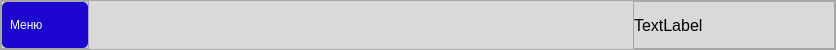
       <widget class="QFrame" name="frame">
        <property name="geometry">
         <rect>
          <x>0</x>
          <y>0</y>
          <width>836</width>
          <height>50</height>
         </rect>
        </property>
        <property name="minimumSize">
         <size>
          <width>0</width>
          <height>50</height>
         </size>
        </property>
        <property name="maximumSize">
         <size>
          <width>16777215</width>
          <height>50</height>
         </size>
        </property>
        <property name="styleSheet">
         <string notr="true">background-color: rgb(217, 217, 217);</string>
        </property>
        <property name="frameShape">
         <enum>QFrame::StyledPanel</enum>
        </property>
        <property name="frameShadow">
         <enum>QFrame::Raised</enum>
        </property>
        <layout class="QHBoxLayout" name="horizontalLayout_2">
         <property name="leftMargin">
          <number>0</number>
         </property>
         <property name="topMargin">
          <number>0</number>
         </property>
         <property name="rightMargin">
          <number>0</number>
         </property>
         <property name="bottomMargin">
          <number>0</number>
         </property>
         <item alignment="Qt::AlignLeft">
          <widget class="QFrame" name="frame_5">
           <property name="frameShape">
            <enum>QFrame::StyledPanel</enum>
           </property>
           <property name="frameShadow">
            <enum>QFrame::Raised</enum>
           </property>
           <layout class="QHBoxLayout" name="horizontalLayout_3">
            <property name="leftMargin">
             <number>0</number>
            </property>
            <property name="topMargin">
             <number>0</number>
            </property>
            <property name="rightMargin">
             <number>0</number>
            </property>
            <property name="bottomMargin">
             <number>0</number>
            </property>
            <item>
             <widget class="QPushButton" name="menu_button">
              <property name="sizePolicy">
               <sizepolicy hsizetype="Fixed" vsizetype="Fixed">
                <horstretch>0</horstretch>
                <verstretch>0</verstretch>
               </sizepolicy>
              </property>
              <property name="styleSheet">
               <string notr="true">QPushButton {
	font: 10pt &quot;Arial&quot;;
	text-align: left;
	padding: 8px;
	background-color: #1c05cf;
	color: #ffffff;
	border-radius: 5px;
	width: 70px;
	height: 30px;

}

QPushButton:pressed {
	font: 10pt &quot;Arial&quot;;
	text-align: left;
	padding: 10px;
	background-color: #130390;
	color: #ffffff;
	border-radius: 5px;
	width: 70px;
	height: 30px;
}</string>
              </property>
              <property name="text">
               <string>Меню</string>
              </property>
              <property name="icon">
               <iconset>
                <normaloff>:/icons/icons/menu.svg</normaloff>:/icons/icons/menu.svg</iconset>
              </property>
              <property name="iconSize">
               <size>
                <width>20</width>
                <height>20</height>
               </size>
              </property>
             </widget>
            </item>
           </layout>
          </widget>
         </item>
         <item alignment="Qt::AlignRight">
          <widget class="QFrame" name="frame_6">
           <property name="sizePolicy">
            <sizepolicy hsizetype="Expanding" vsizetype="Preferred">
             <horstretch>0</horstretch>
             <verstretch>0</verstretch>
            </sizepolicy>
           </property>
           <property name="frameShape">
            <enum>QFrame::StyledPanel</enum>
           </property>
           <property name="frameShadow">
            <enum>QFrame::Raised</enum>
           </property>
           <layout class="QHBoxLayout" name="horizontalLayout_4">
            <property name="leftMargin">
             <number>0</number>
            </property>
            <property name="topMargin">
             <number>0</number>
            </property>
            <property name="rightMargin">
             <number>0</number>
            </property>
            <property name="bottomMargin">
             <number>0</number>
            </property>
            <item>
             <widget class="QLabel" name="user_nick">
              <property name="minimumSize">
               <size>
                <width>200</width>
                <height>0</height>
               </size>
              </property>
              <property name="maximumSize">
               <size>
                <width>250</width>
                <height>16777215</height>
               </size>
              </property>
              <property name="font">
               <font>
                <pointsize>12</pointsize>
                <weight>50</weight>
                <bold>false</bold>
               </font>
              </property>
              <property name="styleSheet">
               <string notr="true">qproperty-alignment: AlignRight;</string>
              </property>
              <property name="text">
               <string>TextLabel</string>
              </property>
             </widget>
            </item>
           </layout>
          </widget>
         </item>
        </layout>
       </widget>
